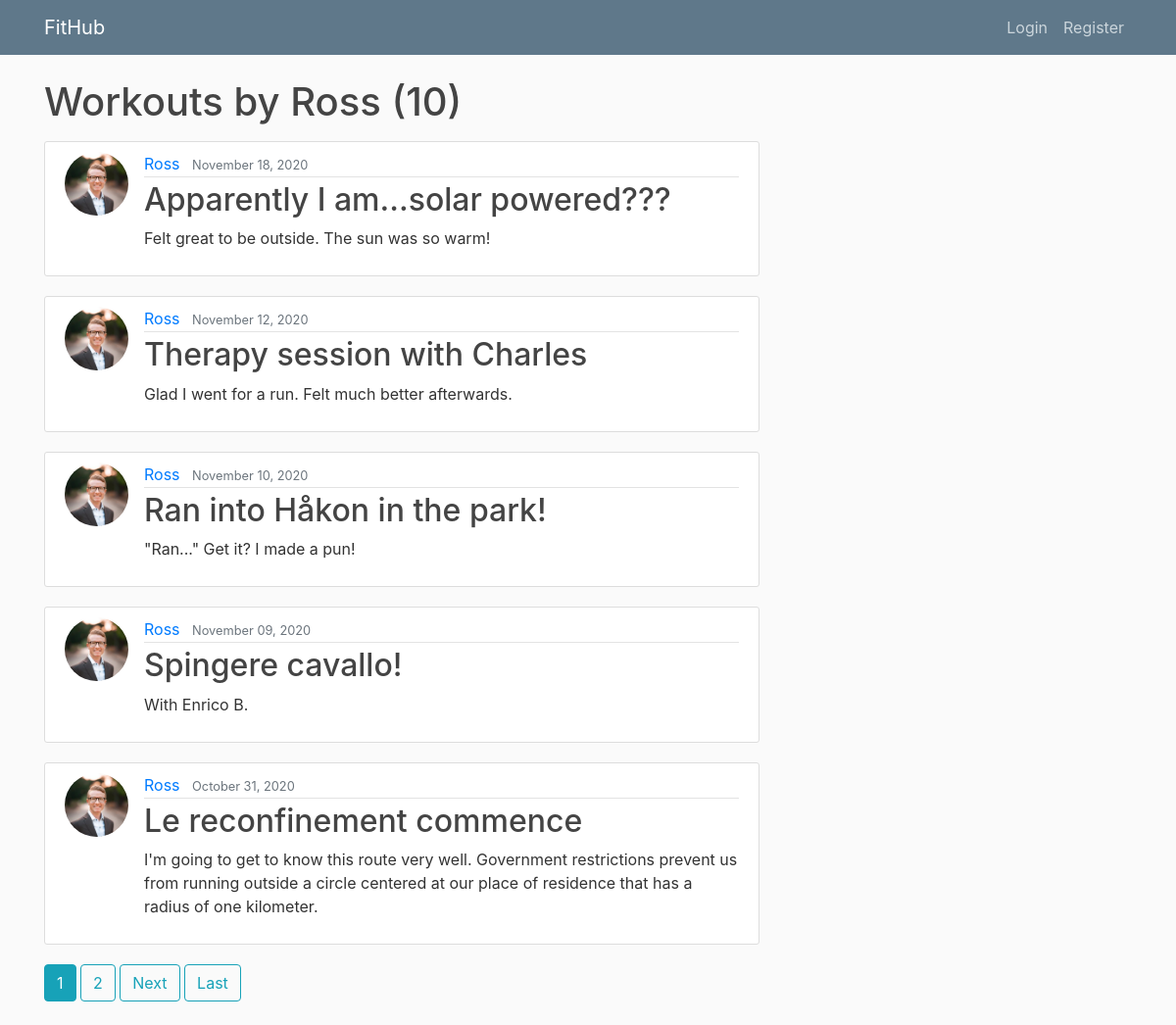
Screenshot of /user/Ross with the database file from the repository.
### blog/models.py (models this page shows, shortened)
class Workout(models.Model):
    date = models.DateTimeField(default=timezone.now)
    start_time = models.DateTimeField(default=timezone.now)
    end_time = models.DateTimeField(default=timezone.now)
    title = models.CharField(max_length=75)
    description = models.TextField()
    class SportChoices(models.TextChoices):
        CYCLING = 'Cycling', _('Cycling')
        HIKING = 'Hiking', _('Hiking')
        LIFTING = 'Lifting Weights', _('Lifting Weights')
        RUNNING = 'Running', _('Running')
        SWIMMING = 'Swimming', _('Swimming')
        WALKING = 'Walking', _('Walking')
        YOGA = 'Yoga', _('Yoga')
    sport = models.CharField(
        max_length=15,
        choices=SportChoices.choices,
        default=SportChoices.RUNNING,
        blank=False
    )
    class TypeChoices(models.TextChoices):
        DISTANCE = 'Distance', _('Distance')
        INTERVAL = 'Interval', _('Interval')
        NONE = 'None', _('None')
        RACE = 'Race', _('Race')
        STRESS = 'Stress Relief', _('Stress Relief')
        TYPE_WORKOUT = 'Workout', _('Workout')
    type = models.CharField(
        max_length=15,
        choices=TypeChoices.choices,
        default=TypeChoices.NONE,
        blank=False
    )
    distance = models.DecimalField(max_digits=5, decimal_places=2)
    class MetChoices(models.TextChoices):
        EASY = 'Easy', _('Easy')
        MODERATE = 'Medium', _('Moderate')
        HARD = 'Hard', _('Hard')
    workout_intensity = models.CharField(
        max_length=10,
        choices=MetChoices.choices,
        default=MetChoices.MODERATE,
        blank=False
    )
    athlete = models.ForeignKey(User, on_delete=models.CASCADE)

### users/models.py (models this page shows, shortened)
class Profile(models.Model):
	user = models.OneToOneField(User, on_delete = models.CASCADE)
	image = models.ImageField(default='default.jpg', upload_to='profile_pics')

### blog/views.py (the view)
# urls.py: path("user/<str:username>",UserPostListView.as_view(), name="user-posts"),
class UserPostListView(ListView):
    model = Workout
    template_name = 'blog/user_posts.html'  # <app>/<model>_<viewtype>.html -> thats where it looks for by default
    context_object_name = 'workouts'
    paginate_by = 5
    def get_queryset(self):
        user = get_object_or_404(User, username=self.kwargs.get('username'))
        return Workout.objects.filter(athlete=user).order_by('-date')

### blog/templates/blog/user_posts.html (shortened to what this page needs)
{% extends "blog/base.html" %}
	{% block content %}
		<h1 class ="mb-3"> Workouts by {{ view.kwargs.username}} ({{ page_obj.paginator.count }})</h1>
	    {% for workout in workouts %}
	    	<article class="media content-section">
	    		<img class="rounded-circle article-img" src="{{workout.athlete.profile.image.url}}">
			  <div class="media-body">
			    <div class="article-metadata">
			      <a class="mr-2" href="{% url 'user-posts' workout.athlete.username %}">{{ workout.athlete }}</a>
			      <small class="text-muted">{{ workout.date | date:"F d, Y" }}</small>
			    </div>
			    <h2><a class="article-title" href="{% url 'workout-detail' workout.id%}">{{ workout.title }}</a></h2>
			    <p class="article-content">{{ workout.description }}</p>
			  </div>
			</article>
	    {% endfor %}
	     {% if is_paginated %}
	      {% for num in page_obj.paginator.page_range %}
	        {% if page_obj.number == num %}
	          <a class="btn btn-info mb-4" href="?page={{ num }}">{{ num }}</a>
	        {% elif num > page_obj.number|add:'-3' and num < page_obj.number|add:'3' %}
	          <a class="btn btn-outline-info mb-4" href="?page={{ num }}">{{ num }}</a>
	        {% endif %}
	      {% endfor %}
	      {% if page_obj.has_next %}
	        <a class="btn btn-outline-info mb-4" href="?page={{ page_obj.next_page_number }}">Next</a>
	        <a class="btn btn-outline-info mb-4" href="?page={{ page_obj.paginator.num_pages }}">Last</a>
	      {% endif %}
    	{% endif %}
{% endblock content %}

### blog/static/blog/main.css (style rules this page uses)
body { background: #fafafa; color: #333333; margin-top: 5rem; }
h1, h2, h3, h4, h5, h6 { color: #444444; }
.content-section { background: #ffffff; padding: 10px 20px; border: 1px solid #dddddd; border-radius: 3px; margin-bottom: 20px; }
.article-title { color: #444444; }
.article-content { white-space: pre-line; }
.article-img { height: 65px; width: 65px; margin-right: 16px; }
.article-metadata { padding-bottom: 1px; margin-bottom: 4px; border-bottom: 1px solid #e3e3e3 }

### rows the page displays
Workout: athlete.profile.image (picture), athlete "Ross", date "November 18, 2020", title "Apparently I am...solar powered???", description "Felt great to be outside. The sun was so warm!"
Workout: athlete.profile.image (picture), athlete "Ross", date "November 12, 2020", title "Therapy session with Charles", description "Glad I went for a run. Felt much better afterwards."
Workout: athlete.profile.image (picture), athlete "Ross", date "November 10, 2020", title "Ran into Håkon in the park!", description "\"Ran...\" Get it? I made a pun!"
Workout: athlete.profile.image (picture), athlete "Ross", date "November 09, 2020", title "Spingere cavallo!", description "With Enrico B."
Workout: athlete.profile.image (picture), athlete "Ross", date "October 31, 2020", title "Le reconfinement commence", description "I'm going to get to know this route very well. Government restrictions prevent us from running outside a circle centered at our place of residence that has a radius of one kilometer."

### other values shown
{{ view.kwargs.username }} "Ross"
{{ page_obj.paginator.count }} "10"
{{ num }} "1"
{{ num }} "2"
